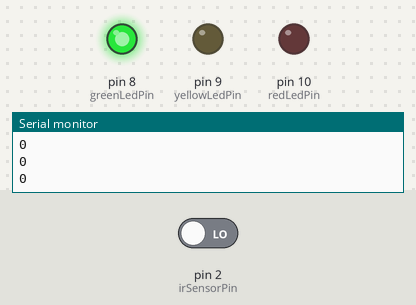
A sketch run on a simulated Arduino Uno, built with avr-gcc and run on an emulated ATmega328P. Parts: output pins drawn as LEDs (lit = HIGH), the last lines printed to the serial monitor. Inputs (shaded band) come from the test bench; at power-on: pin 2 (irSensorPin) LOW.

Above: at 1.2 s.
1.3 s: pin 2 (irSensorPin) driven HIGH
At 1.8 s:
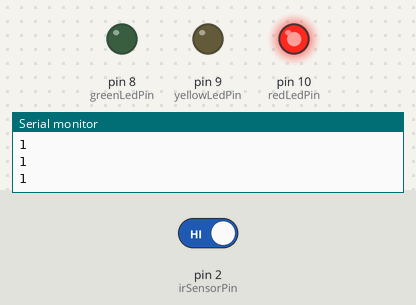
2.8 s: pin 2 (irSensorPin) driven LOW
At 4.2 s:
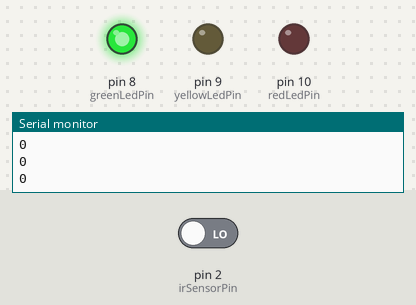
Timing chart, 0 to 5.8 s (numbered marks = the images above; inputs shaded):
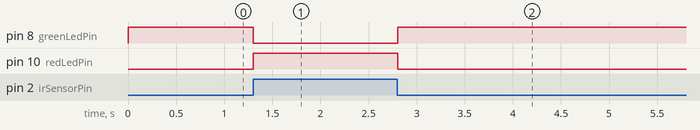

The sketch:

iot_practicals12.ino
```cpp
/*

12. Understanding the connectivity of Raspberry-Pi /Beagle board circuit / Arduino with
IR sensor. Write an application to detect obstacle and notify user using LEDs

*/

// Define pin numbers
const int irSensorPin = 2; // IR sensor OUT pin
const int greenLedPin = 8; // Green LED
const int yellowLedPin = 9; // Yellow LED
const int redLedPin = 10; // Red LED

void setup() {
  // Initialize serial communication
  Serial.begin(9600);

  // Set the sensor pin as an input
  pinMode(irSensorPin, INPUT);

  // Set the LED pins as outputs
  pinMode(greenLedPin, OUTPUT);
  pinMode(yellowLedPin, OUTPUT);
  pinMode(redLedPin, OUTPUT);
}

void loop() {
  // Read the state of the IR sensor
  int obstacleDetected = digitalRead(irSensorPin);

  // Print the sensor state to the serial monitor
  Serial.println(obstacleDetected);

  // If obstacle detected, turn on the red LED and turn off the others
  if (obstacleDetected == HIGH) {
    digitalWrite(redLedPin, HIGH);
    digitalWrite(greenLedPin, LOW);
    digitalWrite(yellowLedPin, LOW);
  } else {
    // If no obstacle detected, turn on the green LED and turn off the others
    digitalWrite(redLedPin, LOW);
    digitalWrite(greenLedPin, HIGH);
    digitalWrite(yellowLedPin, LOW);
  }

  // Delay for a short interval before taking another reading
  delay(100); // Adjust the delay time as needed
}
```

Measured:
- after the input at 1.3 s, pin 8 (greenLedPin): HIGH → LOW at once; pin 10 (redLedPin): LOW → HIGH at once
- after the input at 2.8 s, pin 8 (greenLedPin): LOW → HIGH at once; pin 10 (redLedPin): HIGH → LOW at once
